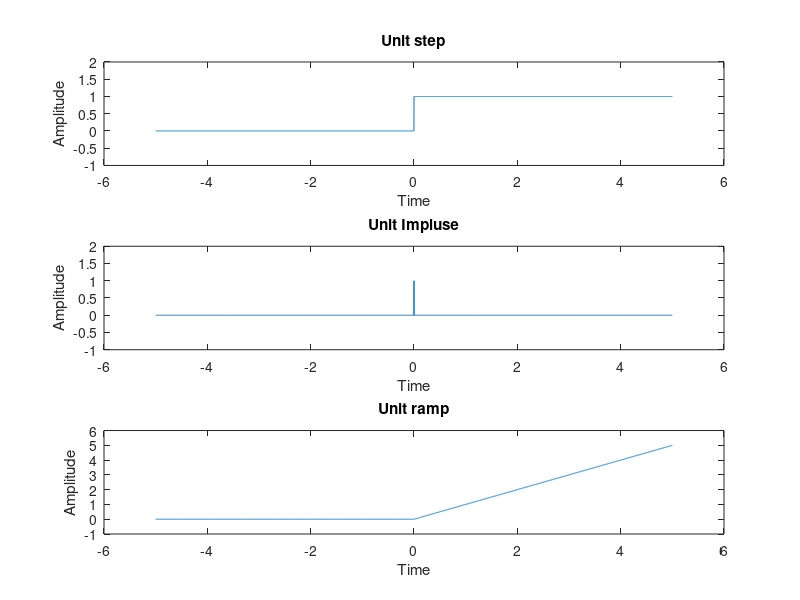

Write MATLAB code to recreate this figure.
clc;
clear all;
close all;
t=-5:0.001:5;
signal_1= t>= 0;
signal_2= t==0;
signal_3= (t>=0).*t;	 
subplot(3,1,1);
plot(t,signal_1);
xlabel('Time');
ylabel('Amplitude');
title('Unit step');
ylim([-1, 2]);	 
subplot(3,1,2);
plot(t,signal_2);
xlabel('Time');
ylabel('Amplitude');
title('Unit Impluse');
ylim([-1, 2]);	 
subplot(3,1,3);
plot(t,signal_3);
xlabel('Time');
ylabel('Amplitude');
title('Unit ramp');
ylim([-1, 6]);
